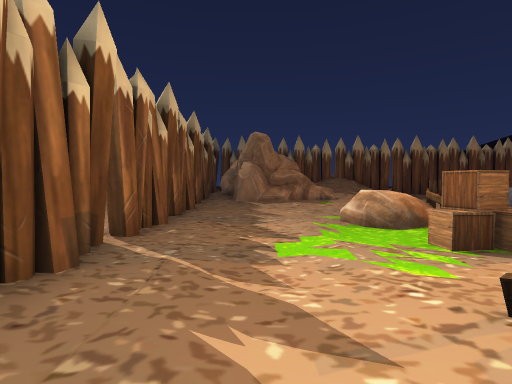
[1] (above)

21 first-person views from a walk through a Unity game level. The camera is 1.5 m above the floor, tilts 2° down and sees 80° across. The floor is counted in squares, 2 m on a side. Each view is taken from the middle of a square. On the plan, view 1 faces up. The plan holds only what a view shows up to about 10 squares ahead; the rest is blank. The place goes on beyond the plan. The player is left out. Some surface patterns are stand-ins.

[2]
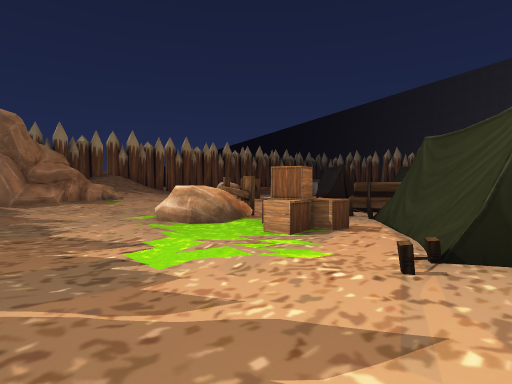

[3]
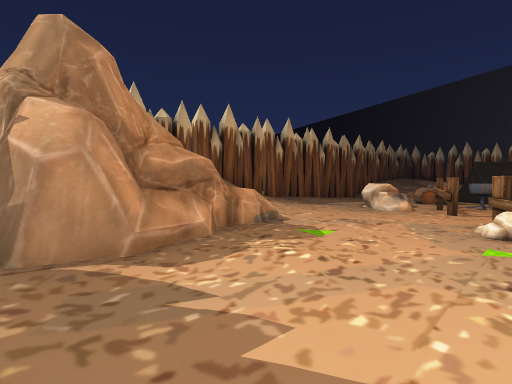

[4]
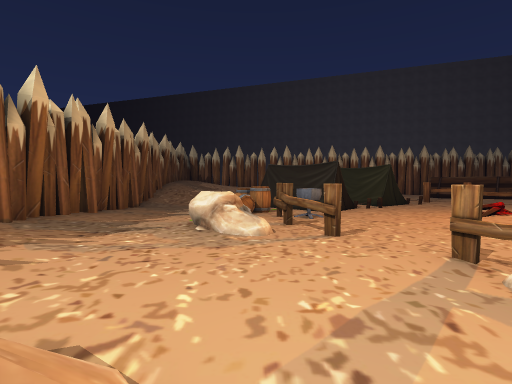

[5]
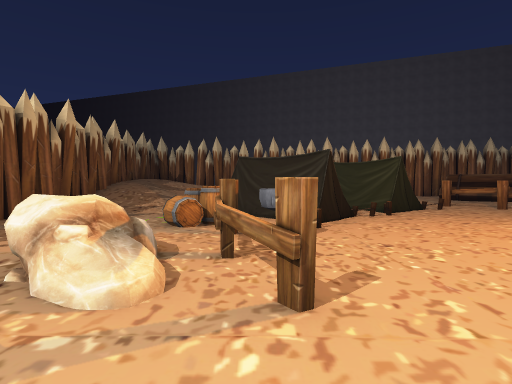

[6]
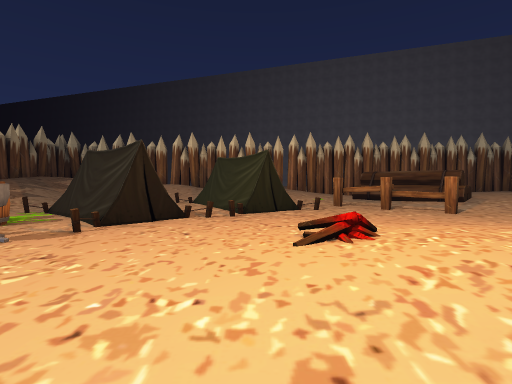

[7]
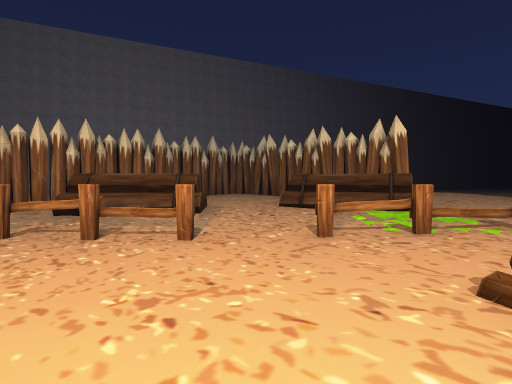

[8]
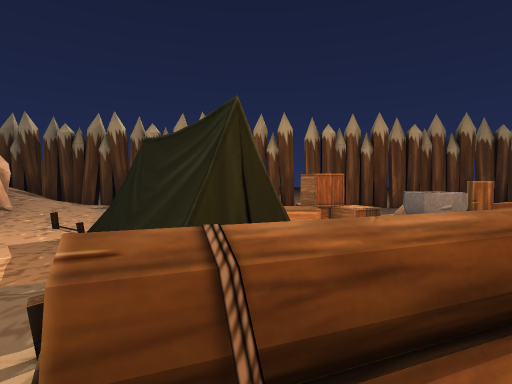

[9]
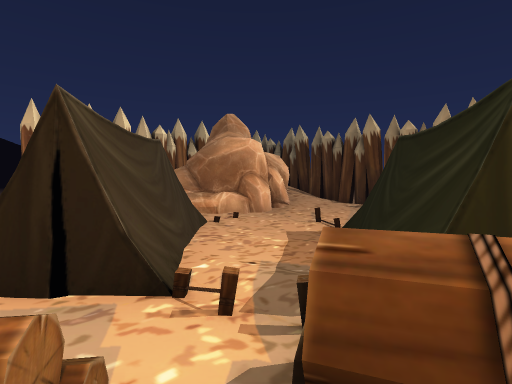

[10]
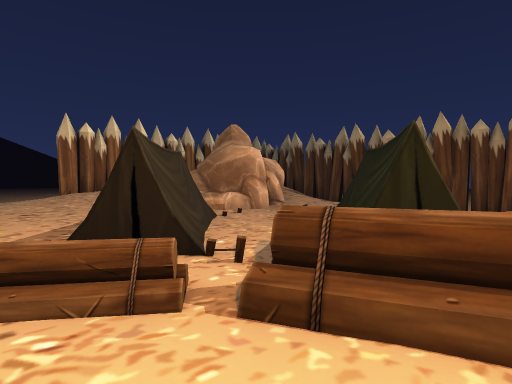

[11]
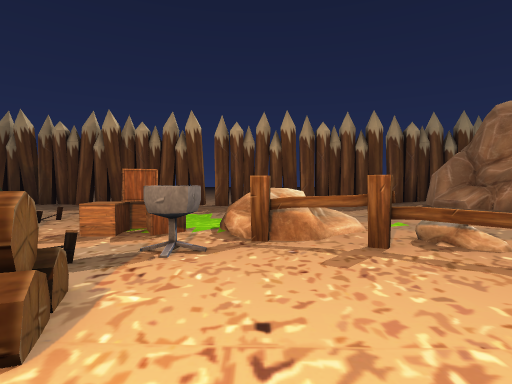

[12]
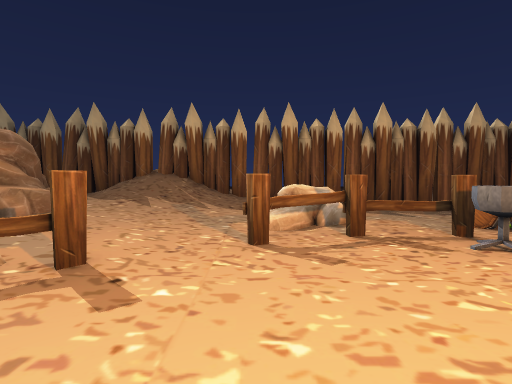

[13]
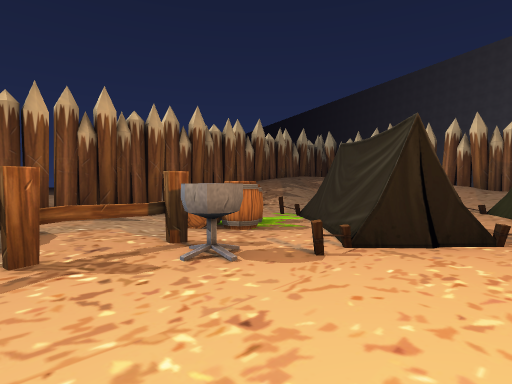

[14]
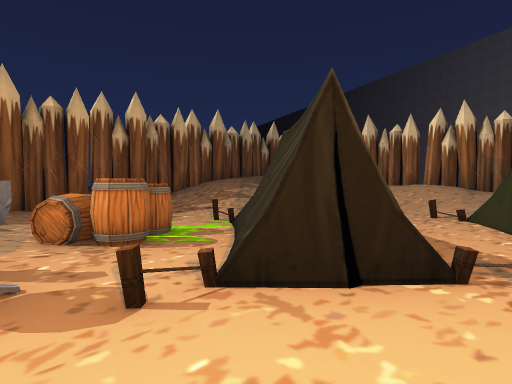

[15]
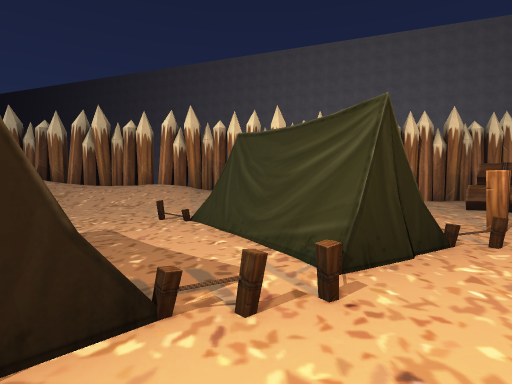

[16]
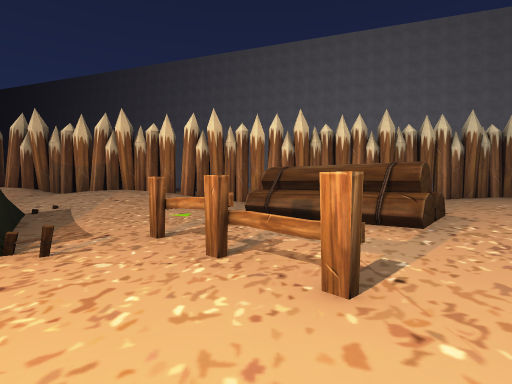

[17]
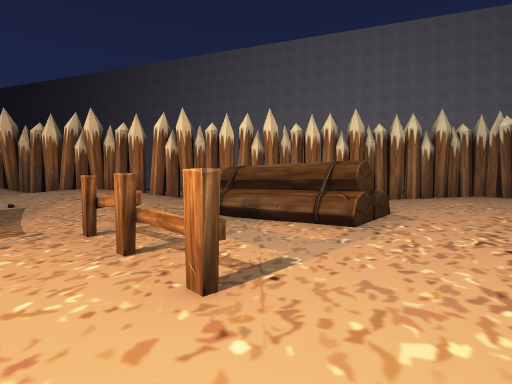

[18]
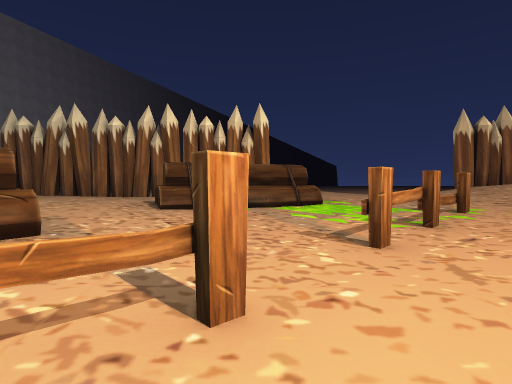

[19]
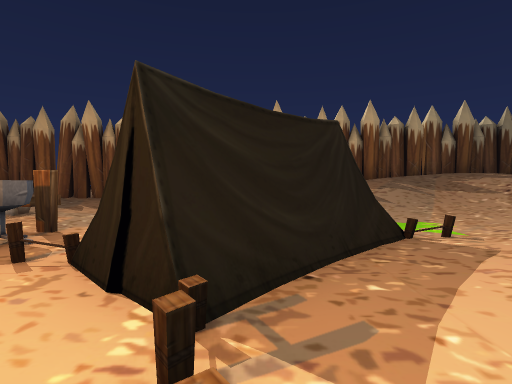

[20]
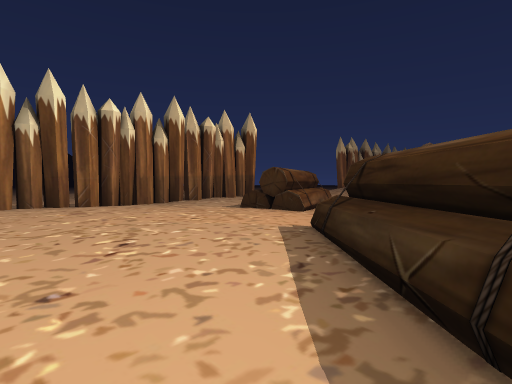

[21]
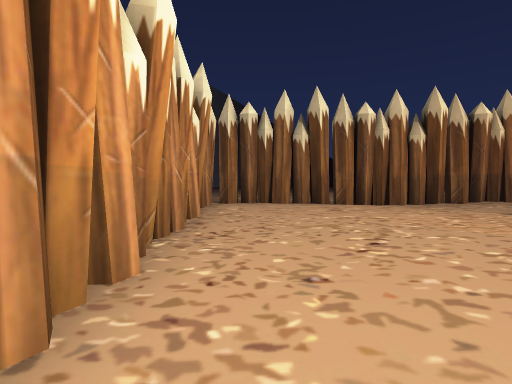

### Floor plan
Key: @ floor where view 1 was taken; # wall or solid block; x gap in a wall; . main floor; : floor 0.25 m higher than the main floor; + floor 0.5 m higher than the main floor; * floor 0.75 m higher than the main floor; % floor 1 m higher than the main floor; & floor 2 m higher than the main floor; / step, stairs or slope; = window, fence, low wall or low ledge; ^ raised ledge; R rock; B box; A barrel; N bonfire; O other object.
Columns run from 2 left of view 1 to 21 right of it. Each row starts with its distance up from view 1.
 16      #/######## #######
 15   ##//////://:###////&##
 14    # ////:::....///////#
 13    ##///:::......//////#
 12 ####^^+:::R:/A..=./////#
 11 #/##//:::=R==AA.#....//#
 10 #::/::/:.#..O.=##+..://#
  9 #.:::://.....=###..:///#
  8 #..:.:R=......##...:///#
  7 #....=x........=.###///#
  6 #../R=#...:.....###://%#
  5 #../.:OO.=:/N...#..////#
  4 x..:.BB=^^++/......:///#
  3 #../..###^:+:/...#.:::/#
  2 #...=####==/::..#...#::#
  1 #.:..##.:#==:...#.:##::#
  0 #.@//=::/##/::..::##^::#
 -1 # //////##:::#=:::#^+::#
 -2 # //##^##+++=::::++++++#
 -3 # /####  /+++:::^#+++++#
 -4 #     ^  /* ++^###+**++x
 -5 #       //* ++#  +++**+#
 -6        ##// +++ /++###+#
 -7        ##/  ***#########
 -8             +*

Where each view was taken, in squares from view 1:
view 1: 0 up, 0 right, facing up
view 2: 1 up, 1 left, facing up-right
view 3: 8 up, 1 left, facing up-right
view 4: 11 up, 2 right, facing right
view 5: 10 up, 5 right, facing right
view 6: 6 up, 6 right, facing right
view 7: 4 up, 9 right, facing down-right
view 8: 3 up, 8 right, facing left
view 9: 3 up, 8 right, facing down-left
view 10: 4 up, 9 right, facing down-left
view 11: 6 up, 8 right, facing left
view 12: 6 up, 7 right, facing up
view 13: 7 up, 8 right, facing up-right
view 14: 7 up, 10 right, facing up-right
view 15: 7 up, 11 right, facing right
view 16: 2 up, 11 right, facing right
view 17: 1 up, 11 right, facing right
view 18: 3 up, 13 right, facing down
view 19: 6 up, 13 right, facing up
view 20: 1 up, 20 right, facing down-left
view 21: 1 up, 20 right, facing down
